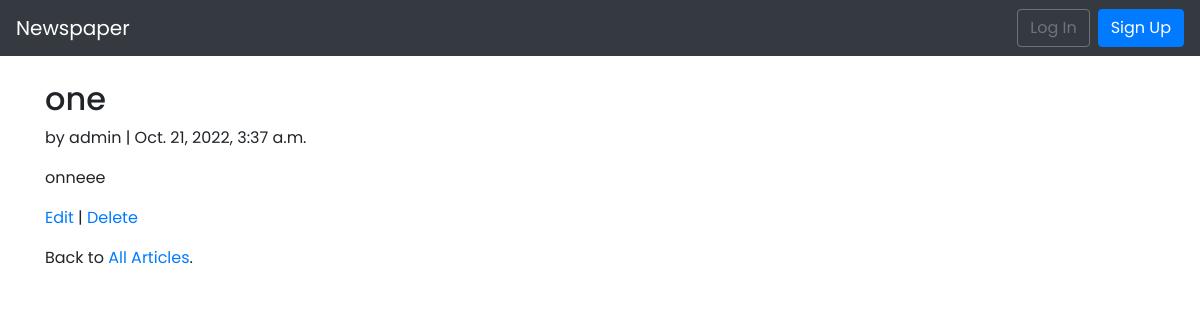
The app's page /articles/1/, older data.
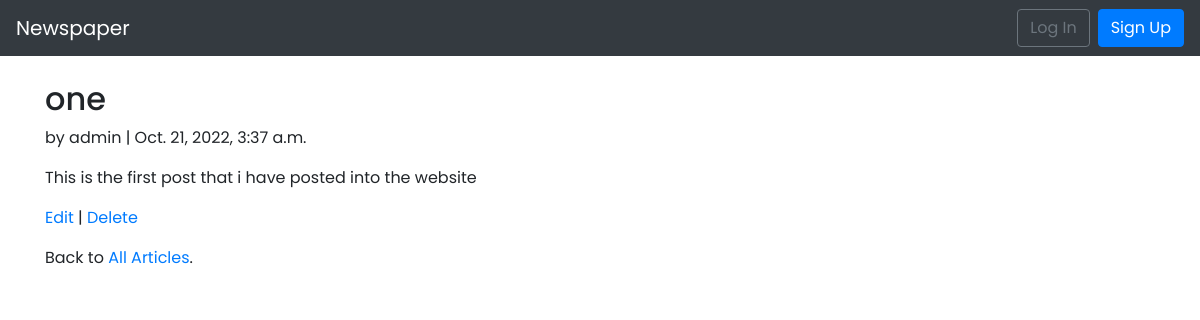
The same page, newer data.
### articles/models.py (models this page shows, shortened)
class Article(models.Model):
    title = models.CharField(max_length=255)
    body =  models.TextField()
    date = models.DateTimeField(auto_now_add=True)
    author = models.ForeignKey(
        get_user_model(),
        on_delete = models.CASCADE,
    )

### users/models.py (models this page shows)
class CustomUser(AbstractUser):
    age = models.PositiveBigIntegerField(null=True, blank=True)

### articles/views.py (the view)
class ArticleDetailView(DetailView):
    model = Article
    template_name = 'article_detail.html'

### templates/article_detail.html
{% extends 'base.html' %}
{% block content %}
    <div class="article-entry">
        <h2>{{object.title}}</h2>
        <p>by {{ object.author}} | {{object.date}}</p>
        <p>{{object.body}}</p>
    </div>
    <p><a href="{% url 'article_edit' article.pk %}">Edit</a> |
        <a href="{% url 'article_delete' article.pk %}">Delete</a></p>
    <p>Back to <a href="{% url 'article_list' %}">All Articles</a>.</p>
{% endblock content %}

Row changes from the older to the newer data that the page shows:
changed Article "one": body "onneee" → "This is the first post that i have posted into the website"
